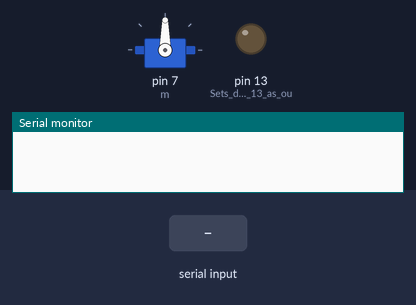
Recording of a sketch running on a simulated Arduino Uno, built with avr-gcc and run on an emulated ATmega328P. Parts: servo, output pins drawn as LEDs (lit = HIGH), the last lines printed to the serial monitor. Inputs (shaded band) come from the test bench.

Above: at 1.2 s.
1.3 s: "U\n" received over Serial
At 2.5 s:
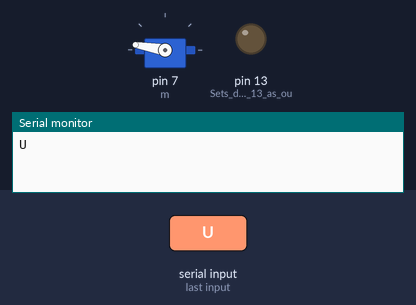
3.6 s: byte 68 ('D') received over Serial
At 4.06 s:
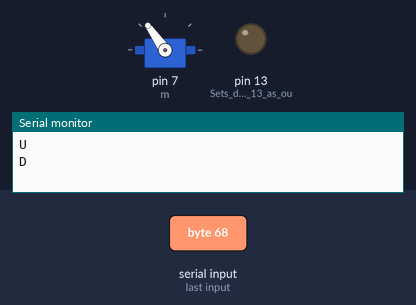
5.9 s: byte 100 ('d') received over Serial
7.4 s: byte 117 ('u') received over Serial
At 7.56 s:
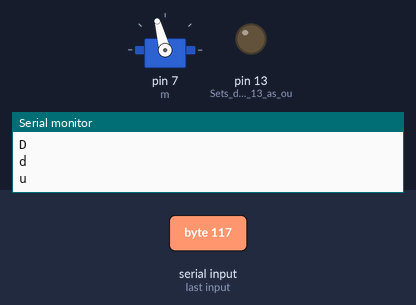
Timing chart, 0 to 10.4 s (numbered marks = the images above; inputs shaded):
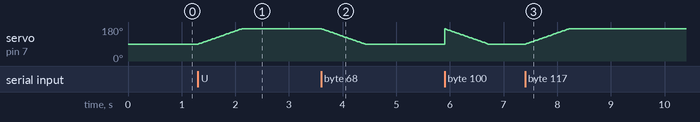

The sketch:

SERVOBluetooth.ino
```cpp
#include<Servo.h>
Servo m;
char data = 0;            //Variable for storing received data
void setup()
{
    m.attach(7);
    Serial.begin(9600);   //Sets the baud for serial data transmission
    pinMode(13, OUTPUT);  //Sets digital pin 13 as output pin
}
void up()
{
  for(int i=90;i<=170;i+=1)
  {
    m.write(i);
    delay(10);
  }
}
void down()
{
  for(int i=170;i>=90;i-=1)
  {
    m.write(i);
    delay(10);
  }
}
void loop()
{
   if(Serial.available() > 0)      // Send data only when you receive data:
   {
      data = Serial.read();        //Read the incoming data & store into data
      Serial.print(data);          //Print Value inside data in Serial monitor
      Serial.print("\n");
      if(data == 'U' || data == 'u')              // Checks whether value of data is equal to 1
         up();
      else if(data == 'D'||data == 'd')         //  Checks whether value of data is equal to 0
         down();
      else if(data =='S'||data == 's')
         m.detach();
         delay(2);
         m.attach(7);

   }
}
```

Measured:
- after the input at 1.3 s, servo on pin 7 (m): moves from 90° to 170° over 0.81 s, starting at once
- after the input at 3.6 s, servo on pin 7 (m): moves from 170° to 90° over 0.81 s, starting at once
- after the input at 7.4 s, servo on pin 7 (m): moves from 90° to 170° over 0.81 s, starting at once
